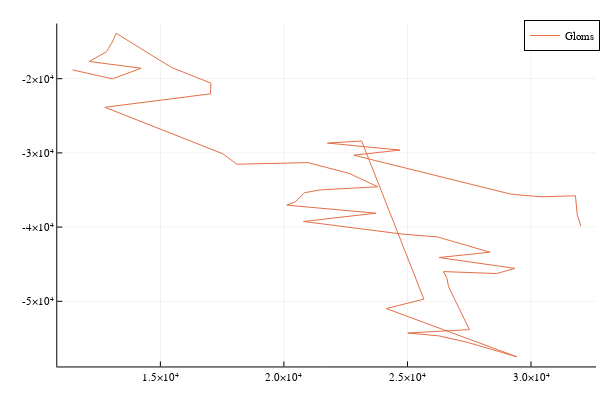

The code cell stored with this chart in its notebook:
### Code cell
Plots.plot(points[gloms,:].ROICoordinateX,points[gloms,:].ROICoordinateY,color=2,label="Gloms")

### Figure 1 — Plotly figure (JSON) as saved in the notebook; plotly's stock layout.template omitted (floating-point values rounded to 4 significant figures)
{"data": [{"colorbar": {"title": ""}, "legendgroup": "Gloms", "line": {"color": "rgba(227, 111, 71, 1.000)", "dash": "solid", "shape": "linear", "width": 1}, "mode": "lines", "name": "Gloms", "showlegend": true, "type": "scatter", "x": [11444, 13064, 14221, 12120, 12816, 13075, 13207, 15449, 17046, 17029, 12753, 17524, 18095, 20972, 22649, 23800, 21466, 20836, 20460, 20119, 23721, 20794, 24822, 26204, 28339, 26277, 29349, 28612, 26457, 26588, 26666, 27506, 25013, 26261, 27403, 29422, 24139, 25666, 23147, 21760, 24697, 22825, 29203, 30404, 31800, 31869, 32016], "xaxis": "x", "y": [-18819, -20021, -18591, -17683, -16378, -14941, -13878, -18484, -20601, -22040, -23855, -30115, -31530, -31310, -32772, -34566, -34989, -35367, -36591, -37041, -38130, -39244, -40957, -41318, -43383, -44103, -45562, -46260, -45996, -46798, -48056, -53817, -54272, -54657, -55508, -57474, -50976, -49717, -28398, -28676, -29623, -30310, -35578, -35913, -35784, -38266, -39890], "yaxis": "y", "zmax": null, "zmin": null}], "layout": {"annotations": [], "height": 400, "legend": {"bgcolor": "rgba(255, 255, 255, 1.000)", "bordercolor": "rgba(0, 0, 0, 1.000)", "borderwidth": 1, "font": {"color": "rgba(0, 0, 0, 1.000)", "family": "sans-serif", "size": 11}, "title": {"font": {"color": "rgba(0, 0, 0, 1.000)", "family": "sans-serif", "size": 15}, "text": ""}, "tracegroupgap": 0, "traceorder": "normal", "x": 1, "xanchor": "auto", "y": 1, "yanchor": "auto"}, "margin": {"b": 20, "l": 0, "r": 0, "t": 20}, "paper_bgcolor": "rgba(255, 255, 255, 1.000)", "plot_bgcolor": "rgba(255, 255, 255, 1.000)", "showlegend": true, "width": 600, "xaxis": {"anchor": "y", "domain": [0.09545, 0.9934], "gridcolor": "rgba(0, 0, 0, 0.100)", "gridwidth": 0.5, "linecolor": "rgba(0, 0, 0, 1.000)", "mirror": false, "range": [10830.0, 32630.0], "showgrid": true, "showline": true, "showticklabels": true, "tickangle": 0, "tickcolor": "rgb(0, 0, 0)", "tickfont": {"color": "rgba(0, 0, 0, 1.000)", "family": "sans-serif", "size": 11}, "tickmode": "array", "ticks": "inside", "ticktext": ["1.5×10⁴", "2.0×10⁴", "2.5×10⁴", "3.0×10⁴"], "tickvals": [15000, 20000, 25000, 30000], "title": "", "titlefont": {"color": "rgba(0, 0, 0, 1.000)", "family": "sans-serif", "size": 15}, "type": "-", "visible": true, "zeroline": false, "zerolinecolor": "rgba(0, 0, 0, 1.000)"}, "yaxis": {"anchor": "x", "domain": [0.03762, 0.9902], "gridcolor": "rgba(0, 0, 0, 0.100)", "gridwidth": 0.5, "linecolor": "rgba(0, 0, 0, 1.000)", "mirror": false, "range": [-58780.0, -12570.0], "showgrid": true, "showline": true, "showticklabels": true, "tickangle": 0, "tickcolor": "rgb(0, 0, 0)", "tickfont": {"color": "rgba(0, 0, 0, 1.000)", "family": "sans-serif", "size": 11}, "tickmode": "array", "ticks": "inside", "ticktext": ["-5×10⁴", "-4×10⁴", "-3×10⁴", "-2×10⁴"], "tickvals": [-50000, -40000, -30000, -20000], "title": "", "titlefont": {"color": "rgba(0, 0, 0, 1.000)", "family": "sans-serif", "size": 15}, "type": "-", "visible": true, "zeroline": false, "zerolinecolor": "rgba(0, 0, 0, 1.000)"}}}
